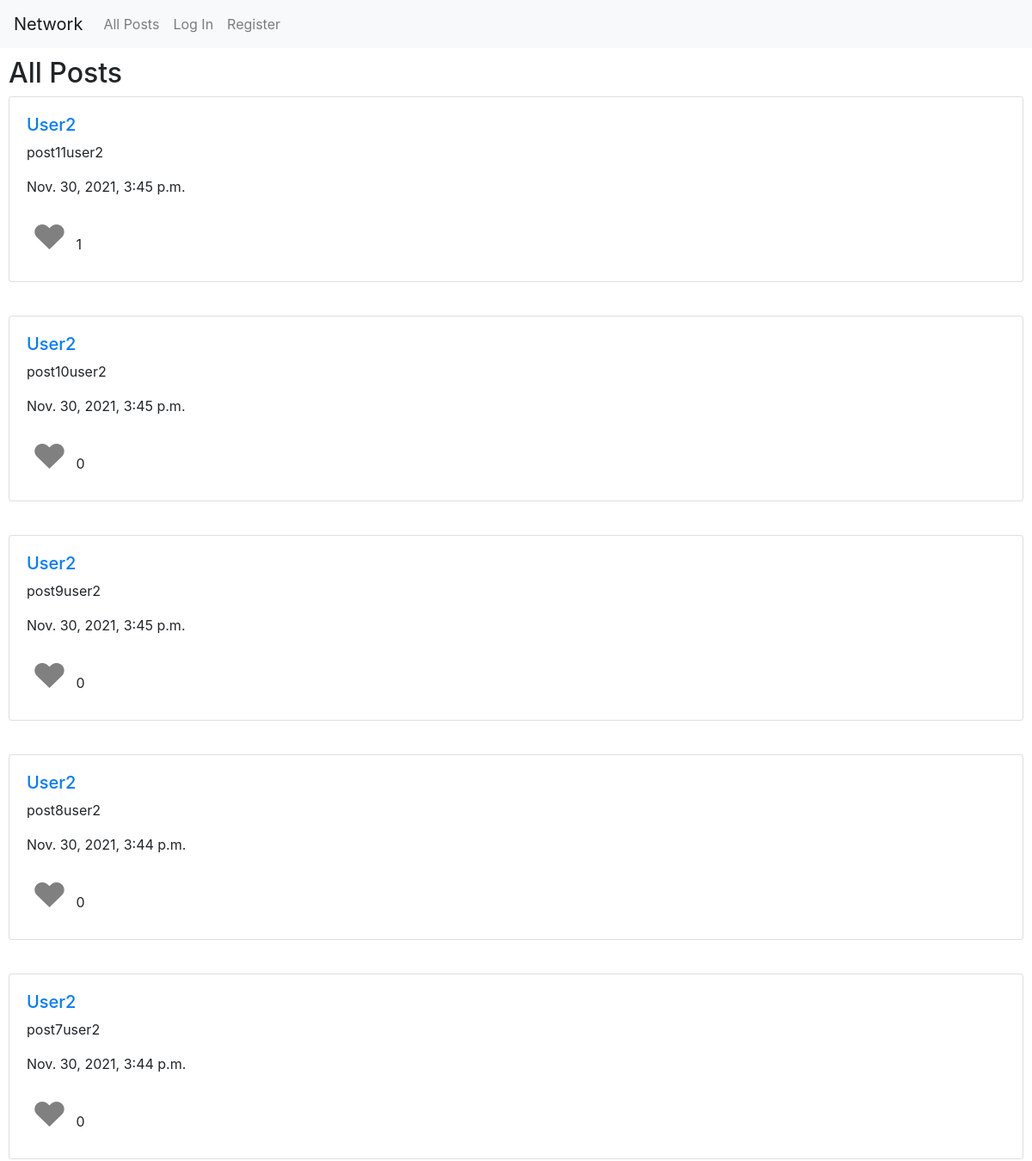
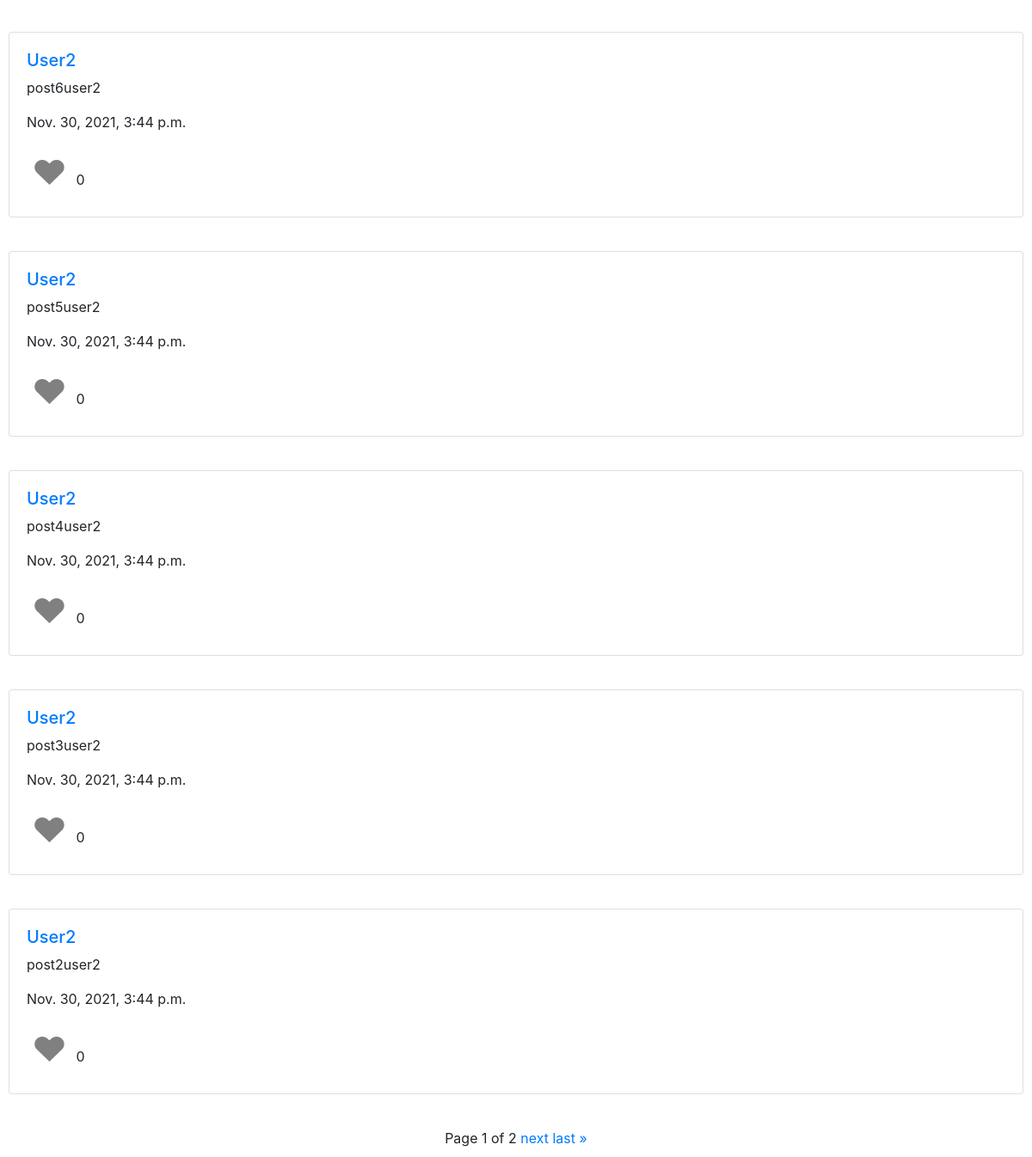
Before: / with the older database file (2 pictures, top to bottom).
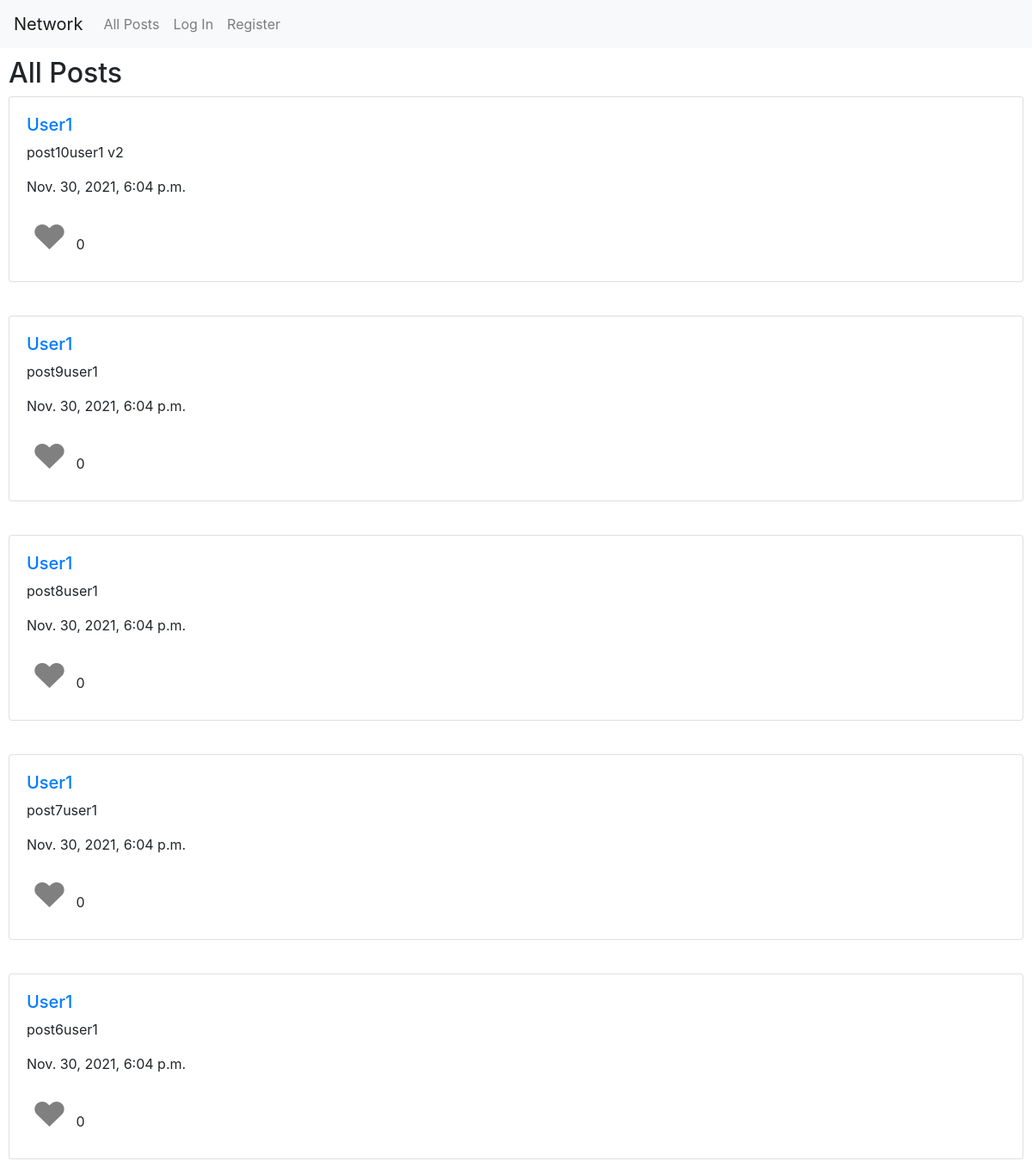
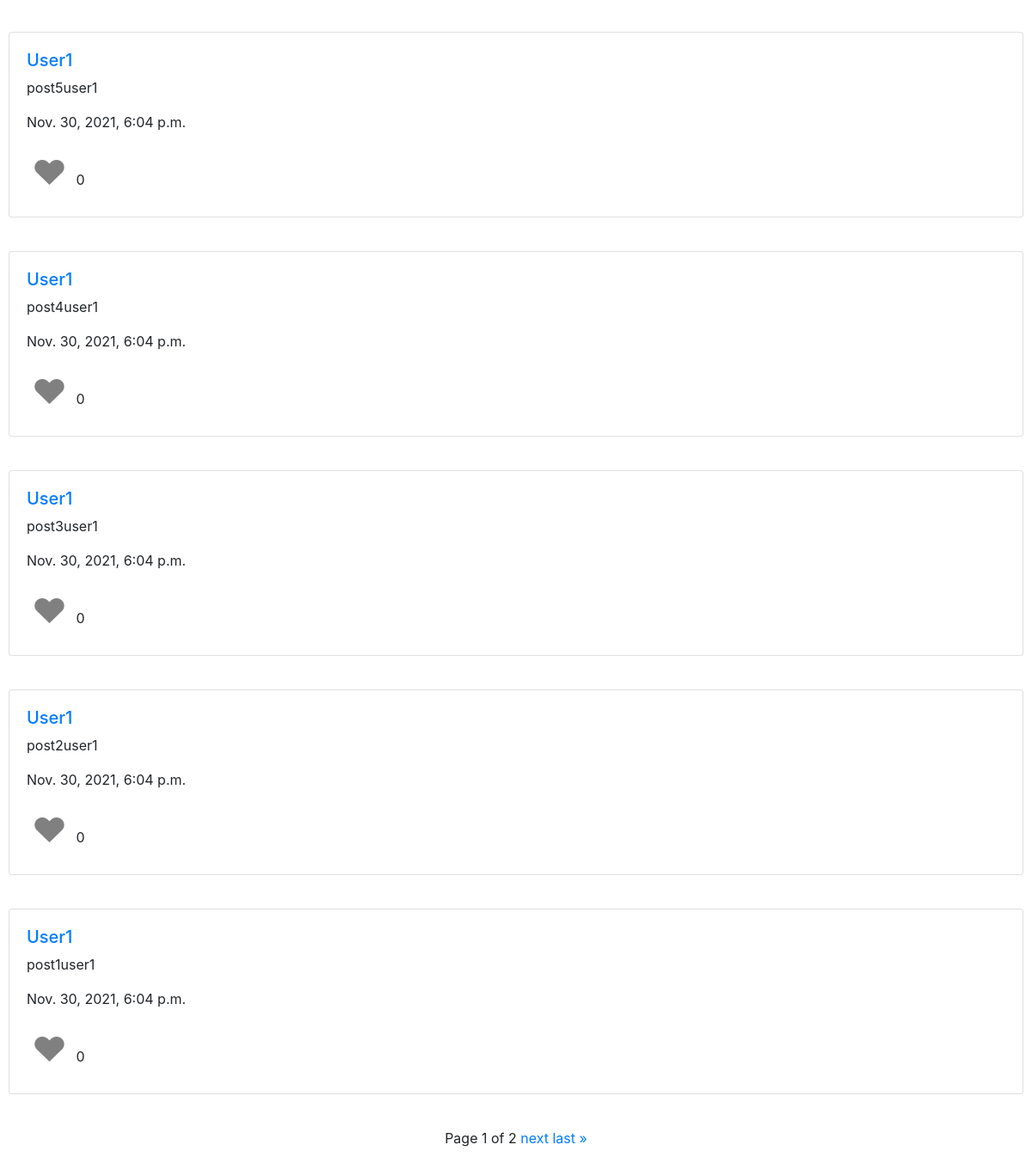
After: the same page with the newer database file (2 pictures, top to bottom).
### network/models.py (models this page shows, shortened)
class Post(models.Model):
    user = models.ForeignKey(User, on_delete=models.CASCADE, related_name="posts")
    created = models.DateTimeField(auto_now_add=True)
    post = models.CharField(max_length=280)

class User(AbstractUser):
    pass

### network/views.py (the view)
# urls.py: path("", views.index, name="index"),
def index(request):
    if request.method == "POST":
        post_body = request.POST["post"]
        post = Post(user = request.user, post = post_body)
        post.save()
        return HttpResponseRedirect(reverse("index"))
    else:
        posts = Post.objects.all().order_by("-created").all()
        user_not_logged_in = request.user.is_anonymous
        if (user_not_logged_in):
            user_liked_posts_unpacked = None
        else:
            user_liked_posts = Likes.objects.filter(liked_by = request.user)
            user_liked_posts_unpacked = set()
            for post in user_liked_posts:
                user_liked_posts_unpacked.add(post.post)
        paginator = Paginator(posts, 10)
        page_number = request.GET.get('page')
        page_obj = paginator.get_page(page_number)
        return render(request, "network/index.html", {
            "posts": page_obj,
            "user_liked_posts": user_liked_posts_unpacked,
            "user_not_logged_in": user_not_logged_in
        })

### network/templates/network/index.html (shortened to what this page needs)
{% extends "network/layout.html" %}
{% load static %}
{% block body %}
    <h2>All Posts</h2>
    {% for post in posts %}
        <div class="card post">
            <div class="card-body">
                <div class="row">
                    <div class="col-12">
                        <h5><a href="/profile/{{post.user}}">{{post.user}}</a></h5>
                        <p id="post{{post.id}}">{{post.post}}</p>
                        <p>{{post.created}}</p>
                        {% if user_not_logged_in %}
                            <button class="heart" style="cursor: default;">&hearts;</button>
                            <span>{{post.likes.count}}</span>
                        {% endif %}
                    </div>
                </div>
            </div>
        </div>
        <br>
    {% endfor %}
    <div class="pagination">
        <span class="step-links">
            <span class="current">
                Page {{ posts.number }} of {{ posts.paginator.num_pages }}
            </span>
            {% if posts.has_next %}
                <a href="?page={{ posts.next_page_number }}">next</a>
                <a href="?page={{ posts.paginator.num_pages }}">last &raquo;</a>
            {% endif %}
        </span>
    </div>
{% endblock %}

### network/templates/network/layout.html (shortened to what this page needs)
{% load static %}
<!DOCTYPE html>
<html lang="en">
    <head>
        <link rel="stylesheet" href="https://stackpath.bootstrapcdn.com/bootstrap/4.4.1/css/bootstrap.min.css">
        <link href="{% static 'network/styles.css' %}" rel="stylesheet">
    </head>
    <body>
        <nav class="navbar navbar-expand-lg navbar-light bg-light">
            <a class="navbar-brand" href="{% url 'index' %}">Network</a>
            <div>
              <ul class="navbar-nav mr-auto">
                <li class="nav-item">
                  <a class="nav-link" href="{% url 'index' %}">All Posts</a>
                </li>
                {% if user.is_authenticated %}
                    <li class="nav-item">
                        <a class="nav-link" href="{% url 'following' %}">Following</a>
                    </li>
                    <li class="nav-item">
                        <a class="nav-link" href="{% url 'logout' %}">Log Out</a>
                    </li>
                {% else %}
                    <li class="nav-item">
                        <a class="nav-link" href="{% url 'login' %}">Log In</a>
                    </li>
                    <li class="nav-item">
                        <a class="nav-link" href="{% url 'register' %}">Register</a>
                    </li>
                {% endif %}
              </ul>
            </div>
          </nav>
        <div class="body">
            {% block body %}
            {% endblock %}
        </div>
    </body>
</html>

### network/static/network/styles.css (style rules this page uses)
.body { padding: 10px; }
.post { margin-bottom: 15px; }
.heart { background-color: transparent; border: none !important; outline: none !important; font-size: 250%; color: grey; }
.pagination { text-align: center; display: block; }

Changed rows visible on the page:
removed Post: user "User2", post "post11user2", created "Nov. 30, 2021, 3:45 p.m.", likes.count "1"
removed Post: user "User2", post "post10user2", created "Nov. 30, 2021, 3:45 p.m.", likes.count "0"
changed Post: user "User2" → "User1"; post "post9user2" → "post10user1 v2"; created "Nov. 30, 2021, 3:45 p.m." → "Nov. 30, 2021, 6:04 p.m."
changed Post: user "User2" → "User1"; post "post8user2" → "post9user1"; created "Nov. 30, 2021, 3:44 p.m." → "Nov. 30, 2021, 6:04 p.m."
changed Post: user "User2" → "User1"; post "post7user2" → "post8user1"; created "Nov. 30, 2021, 3:44 p.m." → "Nov. 30, 2021, 6:04 p.m."
changed Post: user "User2" → "User1"; post "post6user2" → "post7user1"; created "Nov. 30, 2021, 3:44 p.m." → "Nov. 30, 2021, 6:04 p.m."
changed Post: user "User2" → "User1"; post "post5user2" → "post6user1"; created "Nov. 30, 2021, 3:44 p.m." → "Nov. 30, 2021, 6:04 p.m."
changed Post: user "User2" → "User1"; post "post4user2" → "post5user1"; created "Nov. 30, 2021, 3:44 p.m." → "Nov. 30, 2021, 6:04 p.m."
changed Post: user "User2" → "User1"; post "post3user2" → "post4user1"; created "Nov. 30, 2021, 3:44 p.m." → "Nov. 30, 2021, 6:04 p.m."
changed Post: user "User2" → "User1"; post "post2user2" → "post3user1"; created "Nov. 30, 2021, 3:44 p.m." → "Nov. 30, 2021, 6:04 p.m."
now on this page (row edited): Post: user "User1", post "post2user1", created "Nov. 30, 2021, 6:04 p.m.", likes.count "0"
now on this page (row edited): Post: user "User1", post "post1user1", created "Nov. 30, 2021, 6:04 p.m.", likes.count "0"
